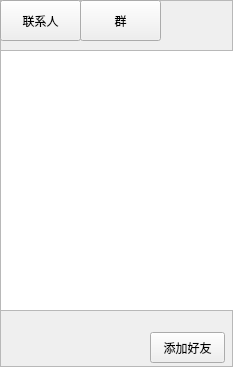
<?xml version="1.0" encoding="UTF-8"?>
<ui version="4.0">
 <class>MainPanel</class>
 <widget class="QFrame" name="MainPanel">
  <property name="geometry">
   <rect>
    <x>0</x>
    <y>0</y>
    <width>233</width>
    <height>367</height>
   </rect>
  </property>
  <property name="windowTitle">
   <string>Frame</string>
  </property>
  <property name="frameShape">
   <enum>QFrame::StyledPanel</enum>
  </property>
  <property name="frameShadow">
   <enum>QFrame::Raised</enum>
  </property>
  <widget class="QPushButton" name="btnAdd">
   <property name="geometry">
    <rect>
     <x>150</x>
     <y>332</y>
     <width>75</width>
     <height>31</height>
    </rect>
   </property>
   <property name="text">
    <string>添加好友</string>
   </property>
  </widget>
  <widget class="QPushButton" name="btnContact">
   <property name="geometry">
    <rect>
     <x>0</x>
     <y>0</y>
     <width>81</width>
     <height>41</height>
    </rect>
   </property>
   <property name="text">
    <string>联系人</string>
   </property>
  </widget>
  <widget class="QPushButton" name="btnGroup">
   <property name="geometry">
    <rect>
     <x>80</x>
     <y>0</y>
     <width>81</width>
     <height>41</height>
    </rect>
   </property>
   <property name="text">
    <string>群</string>
   </property>
  </widget>
  <widget class="QListWidget" name="listWidgetContact">
   <property name="geometry">
    <rect>
     <x>0</x>
     <y>50</y>
     <width>256</width>
     <height>261</height>
    </rect>
   </property>
  </widget>
 </widget>
 <resources/>
 <connections>
  <connection>
   <sender>btnAdd</sender>
   <signal>clicked()</signal>
   <receiver>MainPanel</receiver>
   <slot>update()</slot>
   <hints>
    <hint type="sourcelabel">
     <x>185</x>
     <y>344</y>
    </hint>
    <hint type="destinationlabel">
     <x>52</x>
     <y>323</y>
    </hint>
   </hints>
  </connection>
 </connections>
</ui>
